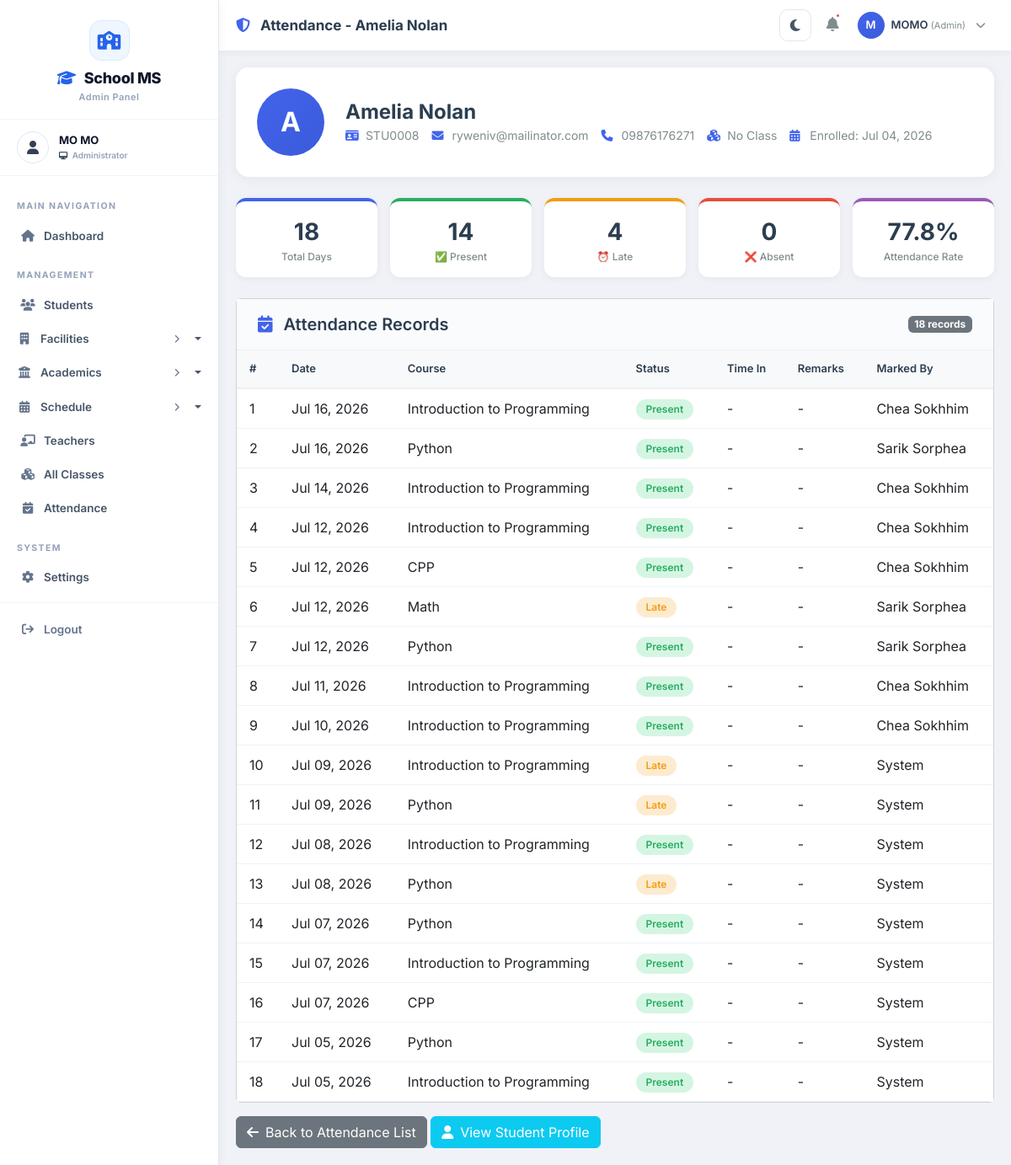
Page /attendance/admin/student/9/ (signed in) on the earlier database version.
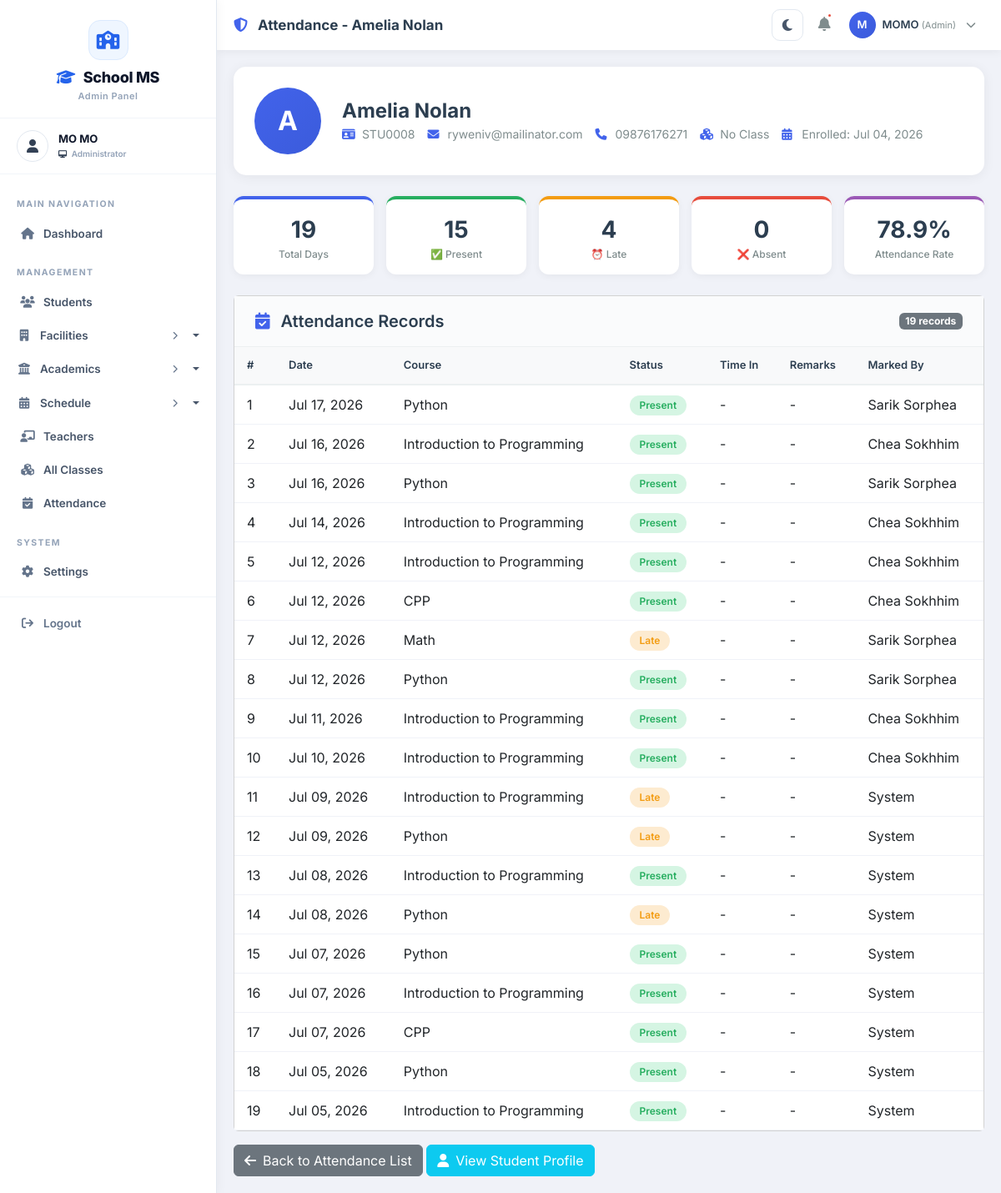
Same page on the later database version.
### attendance/models.py (models this page shows, shortened)
class Attendance(models.Model):
    STATUS_CHOICES = [
        ('present', 'Present'),
        ('absent', 'Absent'),
        ('late', 'Late'),
        ('excused', 'Excused')
    ]
    student = models.ForeignKey(Student, on_delete=models.CASCADE, related_name='attendances')
    course = models.ForeignKey(Course, on_delete=models.CASCADE, related_name='attendances')  # Use course
    date = models.DateField(default=date.today)
    status = models.CharField(max_length=20, choices=STATUS_CHOICES, default='present')
    time_in = models.TimeField(null=True, blank=True)
    time_out = models.TimeField(null=True, blank=True)
    remarks = models.TextField(blank=True, null=True)
    marked_by = models.ForeignKey(Teacher, on_delete=models.SET_NULL, null=True, blank=True, related_name='marked_attendances')
    created_at = models.DateTimeField(auto_now_add=True)
    updated_at = models.DateTimeField(auto_now=True)
    class Meta:
        unique_together = ['student', 'course', 'date']  # Use course
        ordering = ['-date']

### courses/models.py (models this page shows, shortened)
class Course(models.Model):
    LEVEL_CHOICES = [
        ('100', 'Year 1'),
        ('200', 'Year 2'),
        ('300', 'Year 3'),
        ('400', 'Year 4'),
        ('500', 'Year 5'),
    ]
    course_id = models.CharField(max_length=20, unique=True, editable=False)
    code = models.CharField(max_length=20, unique=True)
    name = models.CharField(max_length=200)
    description = models.TextField()
    credits = models.IntegerField()
    level = models.CharField(max_length=10, choices=LEVEL_CHOICES, default='100')
    duration = models.CharField(max_length=50, default='12 weeks')
    fee = models.DecimalField(max_digits=10, decimal_places=2, default=0.00)
    major = models.ForeignKey(
        Major,
        on_delete=models.SET_NULL,
        null=True,
        blank=True,
        related_name='courses'
    )
    teacher = models.ForeignKey(
        Teacher,
        on_delete=models.SET_NULL,
        null=True,
        blank=True,
        related_name='courses'
    )
    prerequisites = models.ManyToManyField('self', symmetrical=False, blank=True)
    time_slots = models.ManyToManyField(
        'classes.TimeSlot',
        blank=True,
        related_name='course_time_slots'
    )
    is_active = models.BooleanField(default=True)
    created_at = models.DateTimeField(auto_now_add=True)
    updated_at = models.DateTimeField(auto_now=True)
    class Meta:
        ordering = ['code']

### teachers/models.py (models this page shows, shortened)
class Teacher(models.Model):
    GENDER_CHOICES = [
        ('M', 'Male'),
        ('F', 'Female'),
        ('O', 'Other')
    ]
    POSITION_CHOICES = [
        ('dean', '👑 Dean'),
        ('associate_dean', 'Associate Dean'),
        ('department_head', 'Department Head'),
        ('professor', 'Professor'),
        ('associate_professor', 'Associate Professor'),
        ('assistant_professor', 'Assistant Professor'),
        ('lecturer', 'Lecturer'),
        ('instructor', 'Instructor'),
        ('teaching_assistant', 'Teaching Assistant'),
    ]
    user = models.OneToOneField(User, on_delete=models.CASCADE, related_name='teacher_profile', null=True, blank=True)
    teacher_id = models.CharField(max_length=20, unique=True)
    first_name = models.CharField(max_length=100)
    last_name = models.CharField(max_length=100)
    date_of_birth = models.DateField()
    gender = models.CharField(max_length=10, choices=GENDER_CHOICES)
    phone = models.CharField(max_length=15)
    email = models.EmailField()
    address = models.TextField(blank=True, null=True)
    profile_picture = models.ImageField(upload_to='teachers/', blank=True, null=True)
    qualification = models.CharField(max_length=200, blank=True, null=True)
    specialization = models.CharField(max_length=200, blank=True, null=True)
    years_of_experience = models.IntegerField(default=0)
    position = models.CharField(
        max_length=50,
        choices=POSITION_CHOICES,
        default='lecturer',
        help_text="Current position/rank of the teacher"
    )
    hired_date = models.DateField(null=True, blank=True)
    is_active = models.BooleanField(default=True)
    created_at = models.DateTimeField(auto_now_add=True)
    updated_at = models.DateTimeField(auto_now=True)
    def get_full_name(self):
        return f"{self.first_name} {self.last_name}"
    class Meta:
        ordering = ['first_name', 'last_name']

### attendance/views.py (the view)
# urls.py: path('admin/student/<int:student_id>/', views.admin_student_attendance, name='admin_student_attendance'),
@login_required
@admin_required
def admin_student_attendance(request, student_id):
    student = get_object_or_404(Student, id=student_id)
    attendances = Attendance.objects.filter(student=student).order_by('-date')
    total = attendances.count()
    present = attendances.filter(status='present').count()
    absent = attendances.filter(status='absent').count()
    late = attendances.filter(status='late').count()
    excused = attendances.filter(status='excused').count()
    attendance_rate = 0
    if total > 0:
        attendance_rate = attendance_rate_percent(present, total)
    context = {
        'student': student,
        'attendances': attendances,
        'total': total,
        'present': present,
        'absent': absent,
        'late': late,
        'excused': excused,
        'attendance_rate': attendance_rate,
    }
    return render(request, 'Backend/admin/attendance/student_attendance.html', context)

### attendance/utils.py (called while the page is built)
def attendance_rate_percent(numerator, denominator, precision=1):
    try:
        numerator = float(numerator)
        denominator = float(denominator)
    except (TypeError, ValueError):
        return 0
    if denominator <= 0:
        return 0
    rate = round((max(numerator, 0) / denominator) * 100, precision)
    return min(rate, 100)

### classes/context_processors.py (called while the page is built)
def sidebar_counts(request):
    return {
        'total_buildings': Building.objects.filter(is_active=True).count(),
        'total_floors': Floor.objects.filter(is_active=True).count(),
        'total_rooms': Room.objects.filter(is_active=True).count(),
        'total_terms': Term.objects.filter(is_active=True).count(),
        'total_timeslots': TimeSlot.objects.filter(is_active=True).count(),
    }

### students/models.py (called while the page is built)
    def get_full_name(self):
        return f"{self.first_name} {self.last_name}"

### templates/Backend/admin/attendance/student_attendance.html (shortened to what this page needs)
{% extends 'Backend/layouts/admin_layout.html' %}
{% load static %}
{% block page_title %}Attendance - {{ student.get_full_name }}{% endblock %}
{% block content %}
<div class="student-profile">
    <div class="avatar">
        {{ student.first_name|first|upper }}
    </div>
    <div class="info">
        <h4>{{ student.get_full_name }}</h4>
        <div class="details">
            <span><i class="fas fa-id-card"></i> {{ student.student_id }}</span>
            <span><i class="fas fa-envelope"></i> {{ student.email }}</span>
            <span><i class="fas fa-phone"></i> {{ student.phone }}</span>
            <span><i class="fas fa-cubes"></i> {{ student.class_enrolled.name|default:"No Class" }}</span>
            <span><i class="fas fa-calendar-alt"></i> Enrolled: {{ student.enrollment_date|date:"M d, Y" }}</span>
        </div>
    </div>
</div>
<div class="stats-grid">
    <div class="stat-card">
        <div class="number">{{ total }}</div>
        <div class="label">Total Days</div>
    </div>
    <div class="stat-card present">
        <div class="number">{{ present }}</div>
        <div class="label">✅ Present</div>
    </div>
    <div class="stat-card late">
        <div class="number">{{ late }}</div>
        <div class="label">⏰ Late</div>
    </div>
    <div class="stat-card absent">
        <div class="number">{{ absent }}</div>
        <div class="label">❌ Absent</div>
    </div>
    <div class="stat-card rate">
        <div class="number">{{ attendance_rate }}%</div>
        <div class="label">Attendance Rate</div>
    </div>
</div>
<div class="card">
    <div class="card-header-custom">
        <h5><i class="fas fa-calendar-check"></i> Attendance Records</h5>
        <span class="badge bg-secondary">{{ attendances|length }} records</span>
    </div>
    <div class="card-body p-0">
        <div class="table-responsive">
            <table class="table table-attendance">
                <thead>
                    <tr>
                        <th style="width: 50px;">#</th>
                        <th>Date</th>
                        <th>Course</th>
                        <th>Status</th>
                        <th>Time In</th>
                        <th>Remarks</th>
                        <th>Marked By</th>
                    </tr>
                </thead>
                <tbody>
                    {% for attendance in attendances %}
                    <tr>
                        <td>{{ forloop.counter }}</td>
                        <td>{{ attendance.date|date:"M d, Y" }}</td>
                        <td>{{ attendance.course.name|default:"N/A" }}</td>
                        <td>
                            <span class="status-badge {{ attendance.status }}">
                                {{ attendance.get_status_display }}
                            </span>
                        </td>
                        <td>{{ attendance.time_in|default:"-" }}</td>
                        <td>{{ attendance.remarks|default:"-" }}</td>
                        <td>{{ attendance.marked_by.get_full_name|default:"System" }}</td>
                    </tr>
                    {% endfor %}
                </tbody>
            </table>
        </div>
    </div>
</div>
<div class="mt-3">
    <a href="{% url 'attendance:admin_attendance_list' %}" class="btn btn-secondary">
        <i class="fas fa-arrow-left me-2"></i>Back to Attendance List
    </a>
    <a href="{% url 'students:student_detail' student.id %}" class="btn btn-info text-white">
        <i class="fas fa-user me-2"></i>View Student Profile
    </a>
</div>
{% endblock %}

Differences in the rows shown:
added Attendance: date "Jul 17, 2026", course.name "Python", status "Present", time_in "-", remarks "-", marked_by.get_full_name "Sarik Sorphea"
Other differences:
{{ total }}: "18" → "19"
{{ present }}: "14" → "15"
{{ attendance_rate }}: "77.8" → "78.9"
{{ attendances|length }}: "18" → "19"
